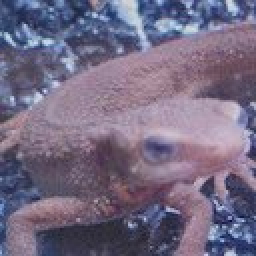
//> input picture question_21-30/answers_image/answer_21_1.jpg, 128 x 128 px (shown 2 times larger)
$ ./question21 answers_image/answer_21_1.jpg   (built with g++ and OpenCV 4)
//> lines starting //> are read from the running program, lines starting //| are printed output that depends on the picture; after the words box and inside, x2 and y2 are one past the last pixel; in counts of white or black regions, pixels touching at a corner belong together
#include <iostream>
#include <opencv2/opencv.hpp>
#include <opencv2/highgui/highgui.hpp>
#include <math.h>

// cv::Mat hist(cv::Mat image);

cv::Mat hist_normal(cv::Mat image, int a, int b);
cv::Mat hist(cv::Mat image);

int main(int argc, char const *argv[])
{
    cv::Mat image = imread(argv[1], cv::IMREAD_COLOR);
//> image is the input picture: 128 rows x 128 cols, CV_8UC3; mean B, G, R 131.3, 106.8, 116.6
    cv::Mat out = hist_normal(image, 0, 255);
    cv::Mat hist_image = hist(out);
    imshow("image", image);
    imshow("out", out);
    imshow("hist", hist_image);
    cv::waitKey(0);
    cv::destroyAllWindows();
    return 0;
}

cv::Mat hist_normal(cv::Mat image, int a, int b)
{
//> called with a = 0, b = 255
    int c, d;
    int temp;
    int width = image.cols;
//> width = 128
    int height = image.rows;
//> height = 128
    int channel = image.channels();
//> channel = 3
    cv::Mat out = cv::Mat::zeros(height, width, CV_8UC3);

    for (int j = 0; j < width; j++)
    {
        for (int i = 0; i < height; i++)
        {
            for (int k = 0; k < channel; k++)
            {
                temp = (float)image.at<cv::Vec3b>(i, j)[k];
                c = fmin(c, temp);
                d = fmax(d, temp);
            }
        }
    }
//> this loop made 128 passes
//> (temp, d) on passes 1 to 12: (112, 217), (93, 217), (100, 217), (100, 238), (113, 239), (128, 244), (120, 244), (134, 244), (137, 244), (141, 244), (139, 244), (132, 244)
//> after the loop, temp = 46; c = 0; d = 250

    uchar tem;
    for (int j = 0; j < width; j++)
    {
        for (int i = 0; i < height; i++)
        {
            for (int k = 0; k < channel; k++)
            {
                tem = image.at<cv::Vec3b>(i, j)[k];
                if (tem < c)
                {
                    out.at<cv::Vec3b>(i, j)[k] = (uchar)a;
                }
                else if (tem < d)
                {
                    out.at<cv::Vec3b>(i, j)[k] = (uchar)(b - a) / (d - c) * (tem - c) + a;
                }
                else
                {
                    out.at<cv::Vec3b>(i, j)[k] = (uchar)b;
                }
            }
        }
    }
//> this loop made 128 passes
//> tem on passes 1 to 12: 112, 93, 100, 100, 113, 128, 120, 134, 137, 141, 139, 132
//> after the loop, tem = 46
    return out;
}

cv::Mat hist(cv::Mat image)
{
    int channel = image.channels();
//> channel = 3

    cv::Mat gray;
    if (channel == 3)
    {
        cv::cvtColor(image, gray, cv::COLOR_BGR2GRAY);
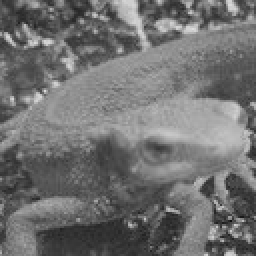
//> gray: 128 rows x 128 cols, CV_8UC1 (shown 2 times larger); min 11, max 222, mean 112.5
    }
    gray = image;
    // 设置提取直方图的相关变量
    cv::Mat hist;                // 用于存放直方图计算结果
    const int channels[1] = {0}; // 通道索引
    float inRanges[2] = {0, 255};
    const float *ranges[1] = {inRanges};                                // 像素灰度值范围
    const int bins[1] = {256};                                          // 直方图的维度， 其实就是像素灰度值的最大值
    cv::calcHist(&gray, 1, channels, cv::Mat(), hist, 1, bins, ranges); // 计算图像直方图
//> hist = 256 values, max 222 at index 153, min 0 at index 0, mean 64

    // 准备绘制直方图
    int hist_w = 512;
    int hist_h = 400;
    int width = 2;
    cv::Mat histImage = cv::Mat::zeros(hist_h, hist_w, CV_8UC3);
    for (int i = 1; i <= hist.rows; i++)
    {
        cv::rectangle(histImage, cv::Point(width * (i - 1), hist_h - 1),
                      cv::Point(width * i - 1, hist_h - cvRound(hist.at<float>(i - 1) / 15)),
                      cv::Scalar(255, 255, 255), -1);
    }
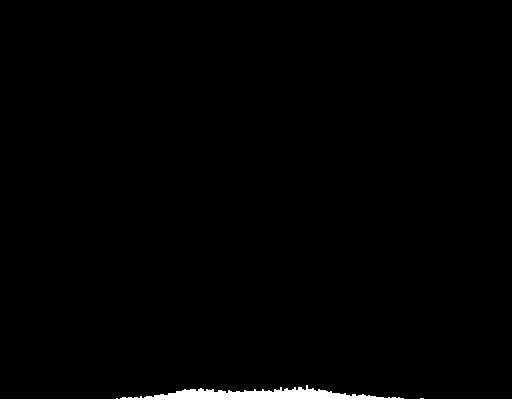
//> histImage: 400 rows x 512 cols, CV_8UC3; 1.1% white; 1 white region, box (x1, y1, x2, y2) and area: (0, 385, 512, 400) 2328
    return histImage;
}

$ run again, on question_21-30/answers_image/answer_29_2.jpg
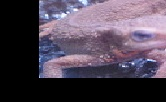
//> input picture question_21-30/answers_image/answer_29_2.jpg, 166 x 102 px
//> image is the input picture: 102 rows x 166 cols, CV_8UC3; mean B, G, R 85, 69.7, 80.7
//> the loop in hist_normal, `for (int j = 0; j < width; j++)` made 166 passes
//> d on passes 1 to 3: 0, 0, 0
//> after the loop in hist_normal, `for (int j = 0; j < width; j++)`: temp = 0; d = 255
//> after the loop in hist_normal, `for (int j = 0; j < width; j++)`: tem = 0
//> in hist, `cv::cvtColor(image, gray, cv::COLOR_BGR2GRAY);`:
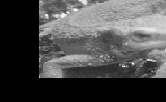
//> gray: 102 rows x 166 cols, CV_8UC1; min 0, max 251, mean 74.7
//> hist = 256 values, max 6518 at index 0, min 0 at index 26, mean 65.95
//> after the loop in hist, `for (int i = 1; i <= hist.rows; i++)`:
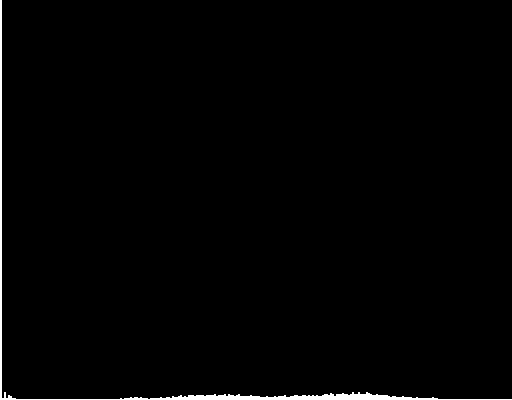
//> histImage: 400 rows x 512 cols, CV_8UC3; 1.1% white; 1 white region, box (x1, y1, x2, y2) and area: (0, 0, 512, 400) 2312
